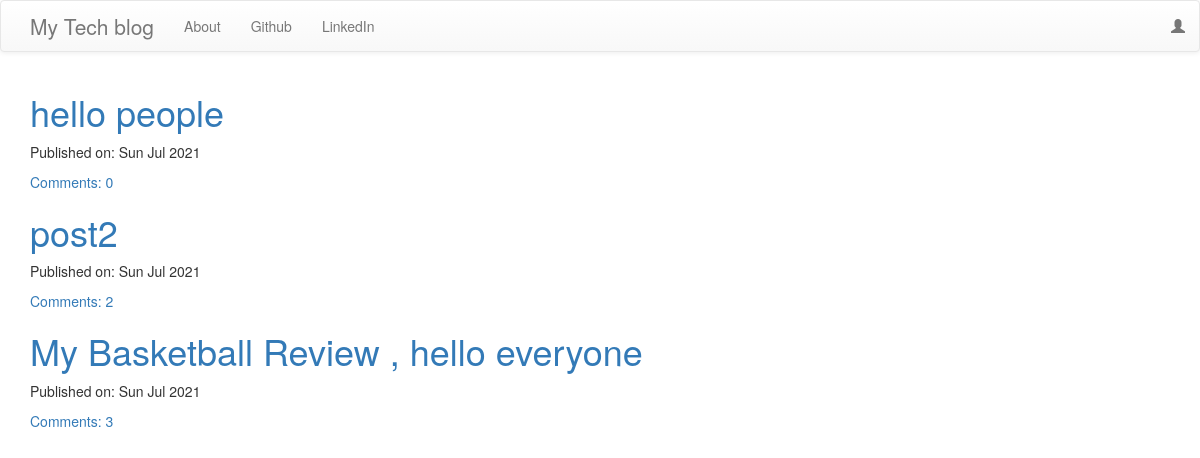
The page / on the database its author committed.
### blog/models.py (models this page shows, shortened)
class Post(models.Model):
    author = models.ForeignKey('auth.User',on_delete=models.CASCADE)
    title = models.CharField(max_length=256)
    text = models.TextField()
    create_date = models.DateTimeField(default=timezone.now())
    published_date = models.DateTimeField(blank=True,null=True)
    def approve_comments(self):
        return self.comments.filter(approved_comment=True)

### blog/views.py (the view)
# urls.py: url(r'^$',views.PostListView.as_view(),name='post_list'),
class PostListView(ListView):
    model = Post
    def get_queryset(self):
        return Post.objects.filter(published_date__lte=timezone.now()).order_by('-published_date')

### blog/templates/blog/post_list.html
{% extends 'blog/base.html' %}
{% block content %}
<div class="centerstage">
    {% for post in post_list %}
        <div class="post">
            <h1><a href="{% url 'post_detail' pk=post.pk %}">{{ post.title }}</a></h1>
            <div class="date">
                <p>Published on: {{ post.published_date|date:"D M Y"}}</p>
            </div>
            <a href="{% url 'post_detail' pk=post.pk %}">Comments: {{ post.approve_comments.count }}</a>
        </div>
    {% endfor %}
</div>
{% endblock %}

### blog/static/css/blog.css (style rules this page uses)
.loader { filter:hue-rotate(0deg); color:linear-gradient(45deg,#0f8,#08f); animation:hue 10000ms infinite linear; }

### rows shown on the page
Post: title "hello people", published_date "Sun Jul 2021", approve_comments.count "0"
Post: title "post2", published_date "Sun Jul 2021", approve_comments.count "2"
Post: title "My Basketball Review , hello everyone", published_date "Sun Jul 2021", approve_comments.count "3"
